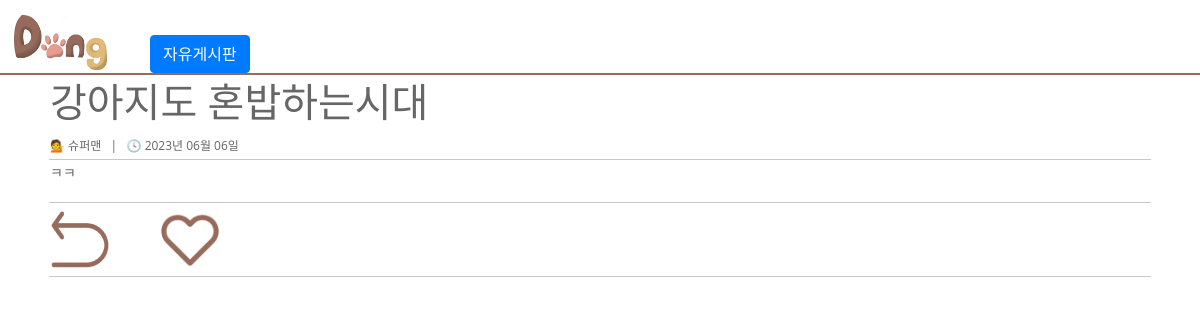
Screenshot of /boardlist/boastboard/boast_post/8/ (signed in) with the database file from the repository.
### boastboard/models.py (models this page shows, shortened)
class BoastPost(models.Model):
    title = models.CharField(max_length=200)  # 게시글 제목
    content = models.TextField()  # 게시글 내용
    created_at = models.DateTimeField(auto_now_add=True)  # 게시일자
    updated_at = models.DateTimeField(auto_now=True)  # 수정일자
    author = models.CharField(max_length=50, null=True, default='')  # 게시글 작성자
    image = models.ImageField(upload_to='images/', blank=True, null=True)  # 이미지를 추가
    liked_num = models.IntegerField(default='0')  # 좋아요 수
    class Meta:
        app_label = 'boastboard'

### boastboard/views.py (the view)
# urls.py: path('boast_post/<int:pk>/', views.boast_post_detail, name='boast_post_detail'),
def boast_post_detail(request, pk):
    post = get_object_or_404(BoastPost, pk=pk)
    context = {}
    loginCheck = request.session.get('loginCheck', '')
    if loginCheck == '':
        context['loginCheck'] = False
        context['user'] = None
    else:
        context['loginCheck'] = True
        email = request.session['email']
        user = User.objects.filter(email=email).first()
        context['user'] = user
    context['post'] = post
    context['is_Recommended'] = False
    if Recommended_BoastPost.objects.filter(user=user, post=post).exists():
        context['is_Recommended'] = True
    return render(request, 'boastboard/boast_post_detail.html', context)

### templates/boastboard/boast_post_detail.html (shortened to what this page needs)
{% extends 'boastboard/boast_base.html' %}
{% block content %}
    {% load static %}
    <link rel="stylesheet" href="{% static 'css/boastboard/boast_post_detail_Style.css' %}">
    <br>
    <table>
        <tr style="font-size:12px">
            <td>
                <h1>{{ post.title }}</h1> 💁 {{ post.author }} &nbsp; | &nbsp; 🕓 {{ post.created_at|date:"Y년 m월 d일" }}
            </td>
        </tr>
        <tr>
            <td><p>{{ post.content }}</p></td>
        </tr>
        <tr>
            <td>
                <button class="back_btn" onclick="back()"></button>
                <button class="button_like" onclick="push_like()">
                    {% if is_Recommended == True %}
                        <div class="liked_emoticon"></div>
                    {% elif is_Recommended == False %}
                        <div class="like_emoticon"></div>
                    {% else %}
                        <div class="like_emoticon"></div>
                    {% endif %}
                </button>
            </td>
        </tr>
    </table>
{% endblock %}

### static/css/boastboard/boast_post_base_Style.css (style rules this page uses)
body { font: 14px/24px "Open Sans", "HelveticaNeue-Light", "Helvetica Neue Light", "Helvetica Neue", Helvetica, Arial, "Lucida Grande", Sans-Serif; }
div { color: #666; }

### static/css/boastboard/boast_post_detail_Style.css (style rules this page uses)
body { padding: 20px; color: #666; font: 14px/24px "Open Sans", "HelveticaNeue-Light", "Helvetica Neue Light", "Helvetica Neue", Helvetica, Arial, "Lucida Grande", Sans-Serif; }
table { border-collapse: collapse; border-spacing: 0; margin: auto; width: 95%; }
td { border-top: none; border-bottom: 1px solid #c6c9cc; }
tr:last-child td:first-child { border-bottom-left-radius: 6px; }
tr:last-child td:last-child { border-bottom-right-radius: 6px; }
.button_like { background-color: white; width: 60px; height: 60px; margin-top: 5px; margin-left: 40px; margin-right: 40px; border: none; cursor: pointer; outline: none; }
.like_emoticon { background-image: url('/static/image/Boards/heart_icon.png'); background-size: contain; width: 60px; height: 60px; }
.back_btn { background-image: url('/static/image/Boards/arrow.png'); background-color: white; width: 60px; height: 60px; border: none; cursor: pointer; outline: none; }

### rows the page displays
BoastPost: title "강아지도 혼밥하는시대", author "슈퍼맨", created_at "2023년 06월 06일", content "ㅋㅋ"
